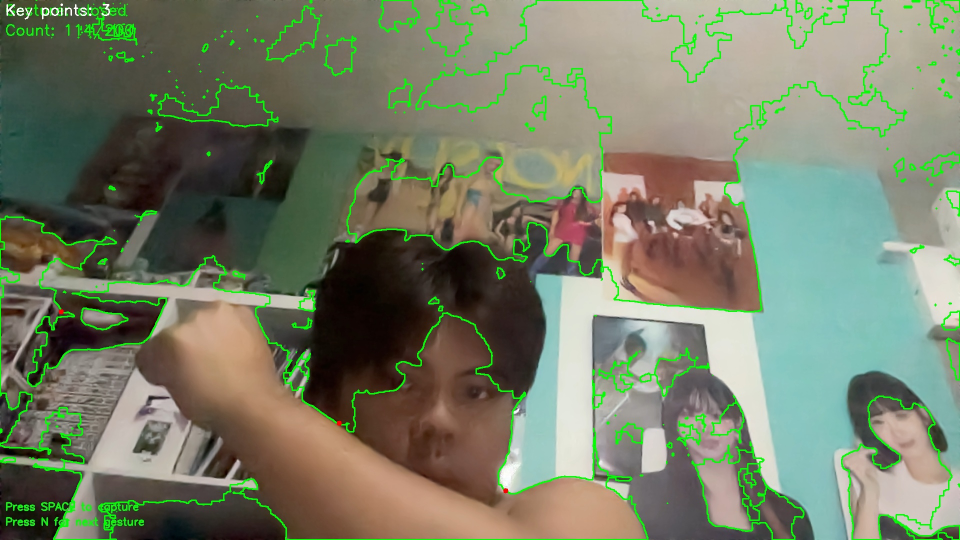
#> input picture data/visualizations/vis_closed_20250528_012044_114.jpg, 1920 x 1080 px (shown at 1/2 size); its folder holds only this picture in this run
$ python -i annotate_landmarks.py   (imports and definitions only)
#> lines starting #> are read from the running program, lines starting #| are printed output that depends on the picture; after the words box and inside, x2 and y2 are one past the last pixel; in counts of white or black regions, pixels touching at a corner belong together
import cv2
import os
import json
import numpy as np
from pathlib import Path
from tqdm import tqdm

class HandLandmarkAnnotator:
    def __init__(self, data_dir='data/raw', output_dir='data/processed'):
        self.data_dir = data_dir
        self.output_dir = output_dir

        # Create output directory if it doesn't exist
        os.makedirs(output_dir, exist_ok=True)

        # Skin color ranges in HSV
        self.lower_skin = np.array([0, 20, 70], dtype=np.uint8)
        self.upper_skin = np.array([20, 255, 255], dtype=np.uint8)

        # Load annotations
        self.annotations_file = os.path.join(output_dir, 'hand_features.json')
        if os.path.exists(self.annotations_file):
            with open(self.annotations_file, 'r') as f:
                self.annotations = json.load(f)
        else:
            self.annotations = {}

    def preprocess_image(self, image):
        """Preprocess image for better hand detection."""
        # Resize image for faster processing
        height, width = image.shape[:2]
        max_dim = 640
        if max(height, width) > max_dim:
            scale = max_dim / max(height, width)
            image = cv2.resize(image, (int(width * scale), int(height * scale)))

        # Apply Gaussian blur to reduce noise
        blurred = cv2.GaussianBlur(image, (5, 5), 0)

        return blurred, image.shape[:2]  # Return both processed image and original size

    def detect_hand(self, image):
        """Detect hand in the image using color-based segmentation."""
        # Convert to HSV
        hsv = cv2.cvtColor(image, cv2.COLOR_BGR2HSV)

        # Create skin mask
        mask = cv2.inRange(hsv, self.lower_skin, self.upper_skin)

        # Apply morphological operations to clean up the mask
        kernel = np.ones((5,5), np.uint8)
        mask = cv2.dilate(mask, kernel, iterations=2)
        mask = cv2.erode(mask, kernel, iterations=2)
        mask = cv2.morphologyEx(mask, cv2.MORPH_CLOSE, kernel)

        # Find contours
        contours, _ = cv2.findContours(mask, cv2.RETR_EXTERNAL, cv2.CHAIN_APPROX_SIMPLE)

        if not contours:
            return None, None

        # Get the largest contour (should be the hand)
        largest_contour = max(contours, key=cv2.contourArea)

        # Get bounding rectangle
        x, y, w, h = cv2.boundingRect(largest_contour)

        # Filter out small detections
        min_size = 50
        if w < min_size or h < min_size:
            return None, None

        # Ensure the contour is large enough
        if cv2.contourArea(largest_contour) < 1000:
            return None, None

        return (x, y, w, h), largest_contour

    def extract_features(self, image, hand_rect, contour):
        """Extract hand features from the detected region."""
        x, y, w, h = hand_rect

        # Get convex hull and defects
        hull = cv2.convexHull(contour, returnPoints=False)
        defects = cv2.convexityDefects(contour, hull)

        if defects is None:
            return None

        # Extract key points
        key_points = []
        for i in range(defects.shape[0]):
            s, e, f, d = defects[i, 0]
            start = tuple(contour[s][0])
            end = tuple(contour[e][0])
            far = tuple(contour[f][0])

            # Filter defects based on distance
            if d > 10000:  # Adjust this threshold as needed
                # Convert to relative coordinates
                key_points.append({
                    'x': far[0] / image.shape[1],
                    'y': far[1] / image.shape[0],
                    'depth': d / 256.0  # Normalize depth
                })

        return key_points

    def process_image(self, image_path):
        """Process a single image and extract hand features."""
        # Read image
        image = cv2.imread(image_path)
#> image is the input picture: shape (1080, 1920, 3); mean B, G, R 103.9, 126.6, 118.9
        if image is None:
            print(f"Failed to read image: {image_path}")
            return None

        # Preprocess image
        processed_image, original_size = self.preprocess_image(image)
#> in preprocess_image, `image = cv2.resize(image, (int(width * scale), int(height * scale)))`:
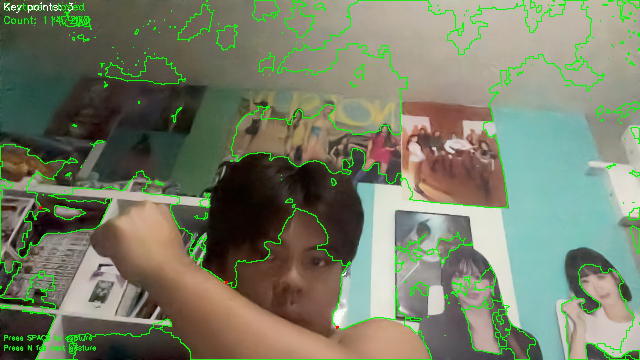
#> image: shape (360, 640, 3); mean of channels 0, 1, 2 103.9, 126.6, 118.9; drawn as B, G, R
#> in preprocess_image, `blurred = cv2.GaussianBlur(image, (5, 5), 0)`:
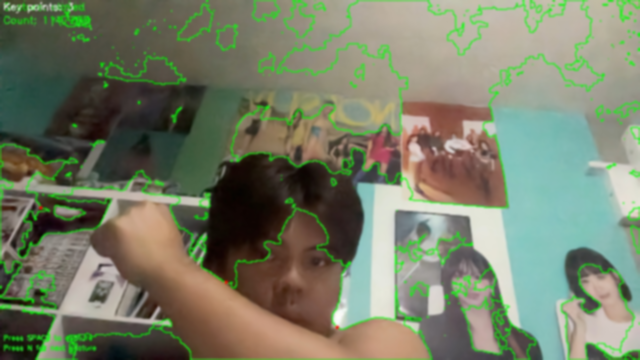
#> blurred: shape (360, 640, 3); mean of channels 0, 1, 2 103.9, 126.5, 119; drawn as B, G, R
#> original_size = (360, 640)

        # Detect hand
        hand_rect, contour = self.detect_hand(processed_image)
#> in detect_hand, `hsv = cv2.cvtColor(image, cv2.COLOR_BGR2HSV)`: hsv: shape (360, 640, 3); mean H, S, V 39.4, 76.1, 135.9
#> in detect_hand, `mask = cv2.inRange(hsv, self.lower_skin, self.upper_skin)`:
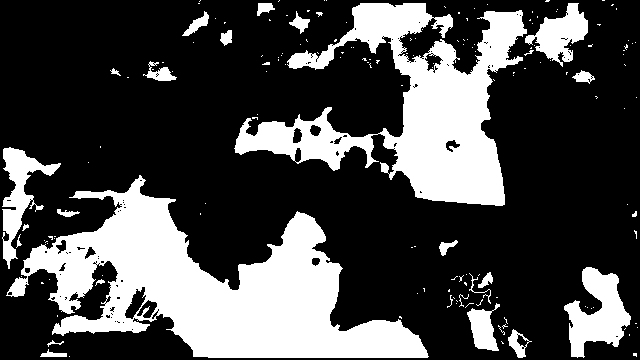
#> mask: shape (360, 640); 28.8% white; 168 white regions (141 under 20 px), largest, box (x1, y1, x2, y2) and area: (6, 175, 429, 358) 32521, (234, 3, 527, 206) 22801, (564, 267, 631, 358) 3213
#> in detect_hand, `mask = cv2.dilate(mask, kernel, iterations=2)`:
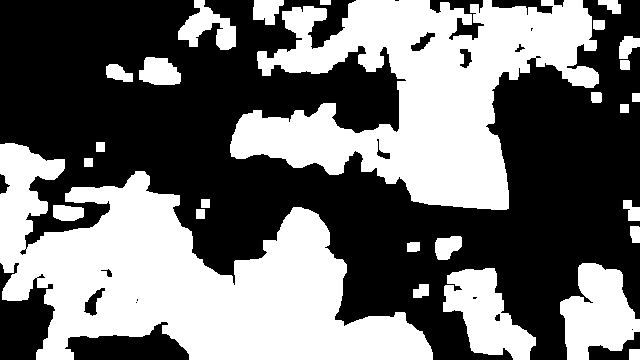
#> mask: shape (360, 640); 44.5% white; 27 white regions, largest, box (x1, y1, x2, y2) and area: (0, 143, 433, 360) 46688, (230, 0, 599, 210) 39776, (560, 263, 640, 360) 5107
#> in detect_hand, `mask = cv2.erode(mask, kernel, iterations=2)`:
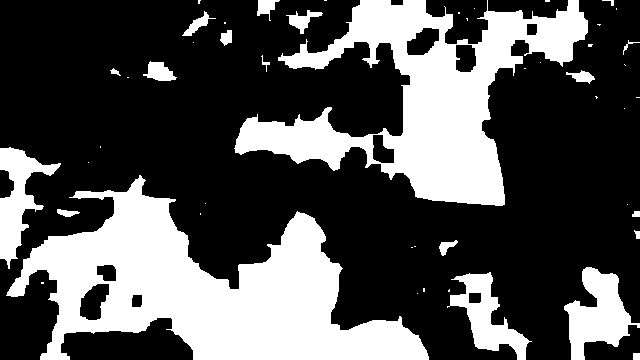
#> mask: shape (360, 640); 32.3% white; 49 white regions (29 under 20 px)
#> in detect_hand, `contours, _ = cv2.findContours(mask, cv2.RETR_EXTERNAL, cv2.CHAIN_APPR..`: contours = 49 contours, 32 with area under 20; largest, box (x1, y1, x2, y2) and area: (6, 175, 429, 360) 35557, (234, 0, 588, 206) 28538, (564, 267, 640, 360) 3378, (0, 147, 61, 269) 2696, (447, 272, 532, 360) 2687
#> in detect_hand, `largest_contour = max(contours, key=cv2.contourArea)`: largest_contour = contour of 489 points, box (x1, y1, x2, y2) (6, 175, 429, 360), area 35557
#> in detect_hand, `x, y, w, h = cv2.boundingRect(largest_contour)`: x = 6; y = 175; w = 423; h = 185
#> hand_rect = (6, 175, 423, 185); contour has the same summary as largest_contour in detect_hand
        if hand_rect is None:
            print(f"No hand detected in: {image_path}")
            return None

        # Extract features
        key_points = self.extract_features(processed_image, hand_rect, contour)
#> in extract_features, `x, y, w, h = hand_rect`: x = 6; y = 175; w = 423; h = 185
#> in extract_features, `hull = cv2.convexHull(contour, returnPoints=False)`: hull = [488, 365, 361, 351, 254, 244, 240, 239, 172, 107, 105, 89, 24, 20, 0]
#> in extract_features, `defects = cv2.convexityDefects(contour, hull)`: defects = 13 rows, first 6: [0, 20, 9, 3399], [20, 24, 23, 500], [24, 89, 43, 11792], [89, 105, 92, 1438], [105, 107, 106, 162], [107, 172, 135, 13332]
#> the loop in extract_features, `for i in range(defects.shape[0]):` made 13 passes
#> (s, e, f, d, start, end, far) on passes 1 to 12: (0, 20, 9, 3399, (139, 175), (76, 191), (126, 192)), (20, 24, 23, 500, (76, 191), (69, 197), (72, 197)), (24, 89, 43, 11792, (69, 197), (23, 259), (113, 215)), (89, 105, 92, 1438, (23, 259), (7, 292), (21, 276)), (105, 107, 106, 162, (7, 292), (6, 295), (7, 294)), (107, 172, 135, 13332, (6, 295), (40, 359), (57, 280)), (172, 239, 218, 10752, (40, 359), (428, 359), (157, 317)), (240, 244, 241, 162, (428, 356), (426, 350), (427, 355)), (244, 254, 247, 301, (426, 350), (418, 335), (422, 345)), (254, 351, 300, 14797, (418, 335), (314, 218), (330, 323)), (351, 361, 352, 114, (314, 218), (304, 213), (313, 218)), (361, 365, 362, 281, (304, 213), (297, 211), (300, 213))
#> after the loop in extract_features, `for i in range(defects.shape[0]):`: key_points = 5 items
#> key_points = 5 items
        if key_points is None:
            print(f"Failed to extract features from: {image_path}")
            return None

        return key_points

    # [54 lines left out: functions annotate_all, save_annotations, not called in this run]

# [3 lines not run here, left out]

>>> result = HandLandmarkAnnotator().process_image('../data/visualizations/vis_closed_20250528_012044_114.jpg')
#> result = 5 items

$ run again, on data/visualizations/vis_closed_20250528_012055_167.jpg
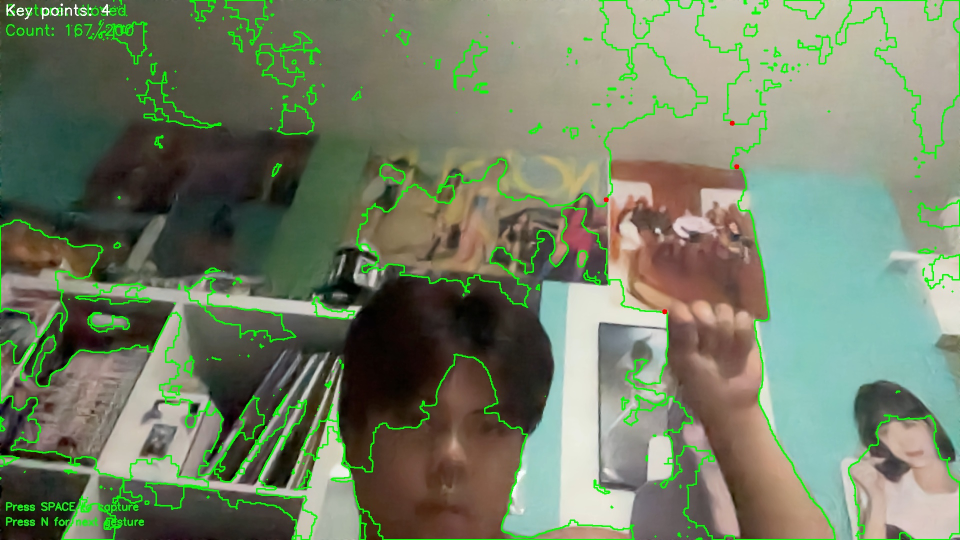
#> input picture data/visualizations/vis_closed_20250528_012055_167.jpg, 1920 x 1080 px (shown at 1/2 size)
#> in process_image, image is the input picture: shape (1080, 1920, 3); mean B, G, R 103.4, 127.2, 116.5
#> image: shape (360, 640, 3)
#> in preprocess_image, `blurred = cv2.GaussianBlur(image, (5, 5), 0)`:
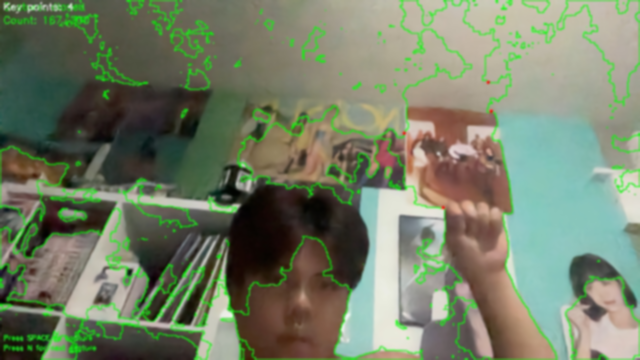
#> blurred: shape (360, 640, 3); mean of channels 0, 1, 2 103.5, 127.2, 116.6; drawn as B, G, R
#> original_size = (360, 640)
#> hsv: shape (360, 640, 3); mean H, S, V 40.3, 74.1, 134.5
#> in detect_hand, `mask = cv2.erode(mask, kernel, iterations=2)`:
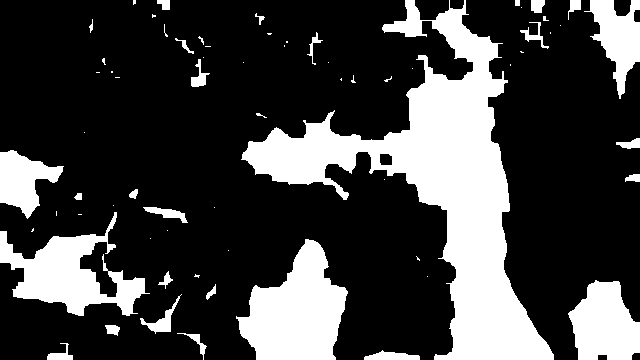
#> mask: shape (360, 640); 25.5% white; 67 white regions (38 under 20 px)
#> contours = 67 contours, 40 with area under 20; largest, box (x1, y1, x2, y2) and area: (241, 0, 554, 360) 30867, (236, 239, 348, 360) 8050, (0, 212, 150, 316) 5936, (568, 280, 640, 360) 4054, (584, 0, 640, 99) 2523
#> largest_contour = contour of 630 points, box (x1, y1, x2, y2) (241, 0, 554, 360), area 30867
#> in detect_hand, `x, y, w, h = cv2.boundingRect(largest_contour)`: x = 241; y = 0; w = 313; h = 360
#> hand_rect = (241, 0, 313, 360); contour has the same summary as largest_contour in detect_hand
#> in extract_features, `x, y, w, h = hand_rect`: x = 241; y = 0; w = 313; h = 360
#> hull = [599, 574, 419, 418, 417, 223, 212, 210, 203, 202, 0]
#> defects = [[599, 0, 620, 5120], [0, 202, 109, 25376], [203, 210, 204, 572], [210, 212, 211, 201], [212, 223, 220, 1023], [223, 417, 353, 28915], [419, 574, 478, 9110], [574, 599, 593, 4617]]
#> the loop in extract_features, `for i in range(defects.shape[0]):` made 8 passes
#> (s, e, f, d, start, end, far) on passes 1 to 7: (599, 0, 620, 5120, (465, 0), (405, 0), (435, 20)), (0, 202, 109, 25376, (405, 0), (249, 141), (409, 130)), (203, 210, 204, 572, (248, 142), (242, 154), (248, 147)), (210, 212, 211, 201, (242, 154), (241, 159), (242, 158)), (212, 223, 220, 1023, (241, 159), (255, 174), (253, 166)), (223, 417, 353, 28915, (255, 174), (434, 359), (447, 210)), (419, 574, 478, 9110, (553, 354), (502, 43), (503, 269))
#> after the loop in extract_features, `for i in range(defects.shape[0]):`: key_points = 2 items

$ run again, on data/visualizations/vis_closed_20250528_012055_170.jpg
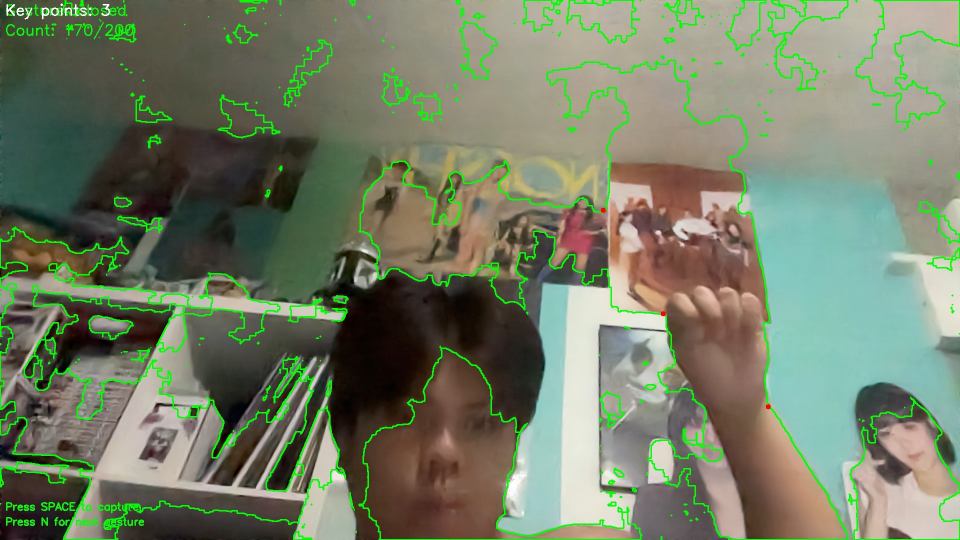
#> input picture data/visualizations/vis_closed_20250528_012055_170.jpg, 1920 x 1080 px (shown at 1/2 size)
#> in process_image, image is the input picture: shape (1080, 1920, 3); mean B, G, R 102.7, 126.3, 116.2
#> image: shape (360, 640, 3)
#> in preprocess_image, `blurred = cv2.GaussianBlur(image, (5, 5), 0)`:
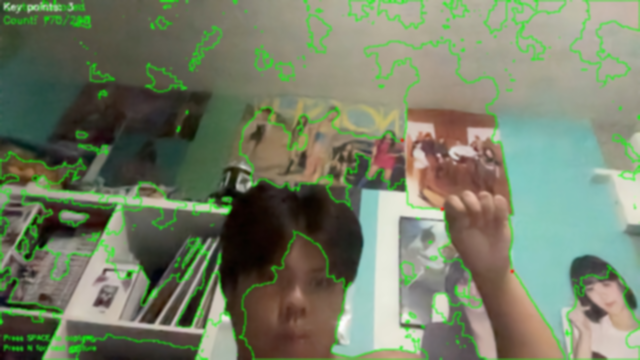
#> blurred: shape (360, 640, 3); mean of channels 0, 1, 2 102.7, 126.3, 116.2; drawn as B, G, R
#> original_size = (360, 640)
#> hsv: shape (360, 640, 3); mean H, S, V 39.2, 74.3, 133.7
#> in detect_hand, `mask = cv2.erode(mask, kernel, iterations=2)`:
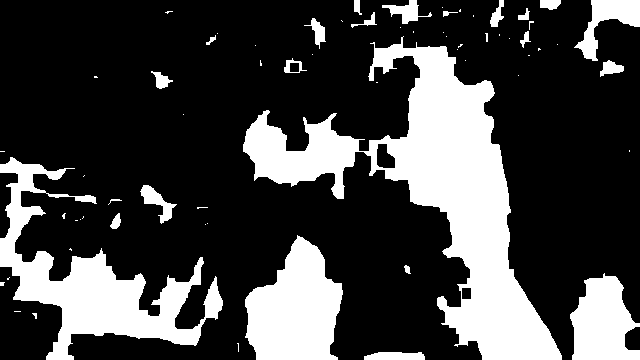
#> mask: shape (360, 640); 26.4% white; 66 white regions (43 under 20 px)
#> contours = 66 contours, 44 with area under 20; largest, box (x1, y1, x2, y2) and area: (243, 36, 562, 360) 29706, (0, 157, 223, 360) 12442, (245, 235, 343, 360) 8121, (570, 273, 640, 360) 4092, (574, 0, 640, 61) 1452
#> largest_contour = contour of 601 points, box (x1, y1, x2, y2) (243, 36, 562, 360), area 29706
#> in detect_hand, `x, y, w, h = cv2.boundingRect(largest_contour)`: x = 243; y = 36; w = 319; h = 324
#> hand_rect = (243, 36, 319, 324); contour has the same summary as largest_contour in detect_hand
#> in extract_features, `x, y, w, h = hand_rect`: x = 243; y = 36; w = 319; h = 324
#> hull = 18 values, max 586 at index 0, min 0 at index 17, mean 299.6
#> defects = 15 rows, first 6: [586, 0, 598, 2988], [0, 14, 10, 2209], [14, 16, 15, 162], [16, 190, 86, 25253], [190, 193, 192, 480], [193, 204, 196, 431]
#> the loop in extract_features, `for i in range(defects.shape[0]):` made 15 passes
#> (s, e, f, d, start, end, far) on passes 1 to 8: (586, 0, 598, 2988, (445, 46), (403, 36), (403, 48)), (0, 14, 10, 2209, (403, 36), (373, 42), (387, 48)), (14, 16, 15, 162, (373, 42), (370, 43), (372, 43)), (16, 190, 86, 25253, (370, 43), (263, 111), (406, 137)), (190, 193, 192, 480, (263, 111), (258, 115), (261, 115)), (193, 204, 196, 431, (258, 115), (247, 129), (257, 119)), (204, 206, 205, 114, (247, 129), (246, 131), (247, 130)), (206, 212, 209, 326, (246, 131), (243, 144), (245, 141))
#> after the loop in extract_features, `for i in range(defects.shape[0]):`: key_points = 2 items
